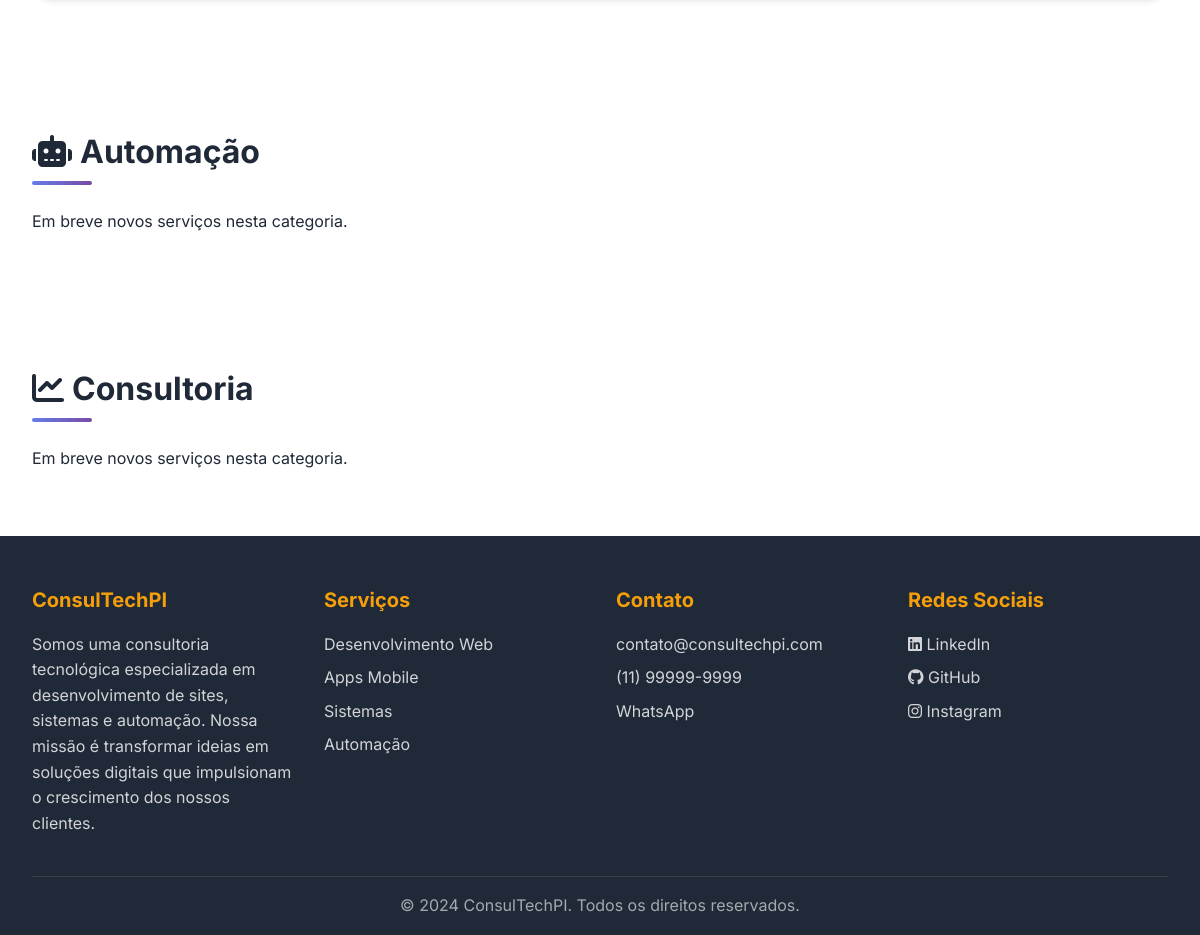
/servicos/ (lower part), run on an earlier commit of the app's database.
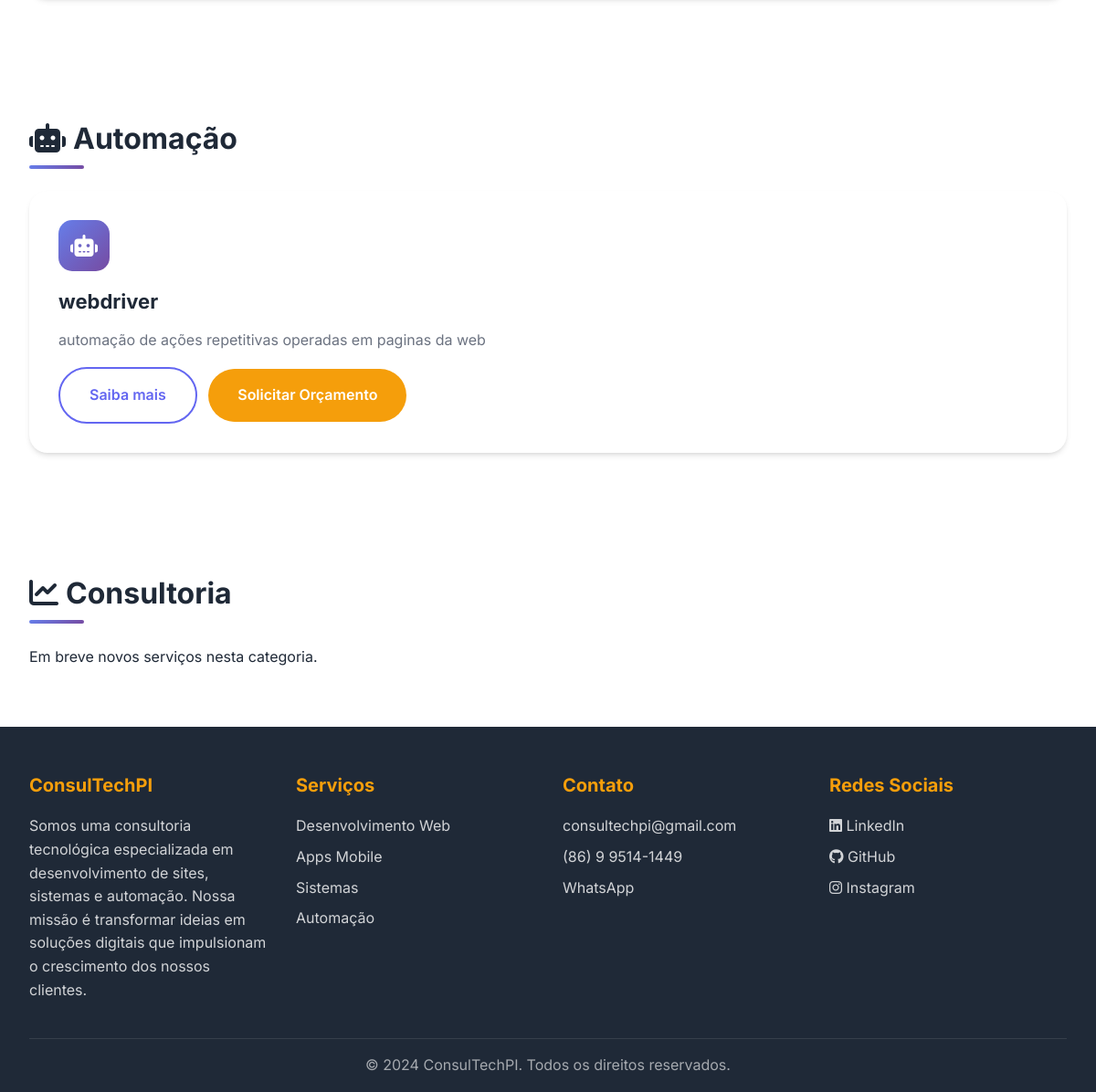
And on a later commit of the database.
### web_site/models.py (models this page shows, shortened)
class CategoriaServico(models.Model):
    nome = models.CharField(max_length=100, unique=True)
    descricao = models.TextField()
    icone = models.CharField(max_length=50, help_text="Classe do ícone (ex: fas fa-code)")
    ordem = models.PositiveIntegerField(default=0)
    ativo = models.BooleanField(default=True)
    data_criacao = models.DateTimeField(auto_now_add=True)
    class Meta:
        ordering = ['ordem', 'nome']
        verbose_name = "Categoria de Serviço"
        verbose_name_plural = "Categorias de Serviços"

class ConfiguracaoSite(models.Model):
    nome_empresa = models.CharField(max_length=200)
    slogan = models.CharField(max_length=300)
    descricao_empresa = models.TextField()
    logo = models.ImageField(upload_to='config/')
    favicon = models.ImageField(upload_to='config/')
    email_contato = models.EmailField()
    telefone = models.CharField(max_length=20)
    whatsapp = models.CharField(max_length=20)
    endereco = models.TextField()
    linkedin = models.URLField(blank=True)
    github = models.URLField(blank=True)
    instagram = models.URLField(blank=True)
    youtube = models.URLField(blank=True)
    meta_description = models.CharField(max_length=300)
    meta_keywords = models.CharField(max_length=500)
    google_analytics = models.TextField(blank=True)
    pixel_facebook = models.TextField(blank=True)
    mostrar_servicos = models.BooleanField(default=True, help_text="Exibir item Serviços no menu")
    mostrar_sobre = models.BooleanField(default=True, help_text="Exibir item Sobre no menu")
    mostrar_portfolio = models.BooleanField(default=True, help_text="Exibir item Portfólio no menu")
    data_atualizacao = models.DateTimeField(auto_now=True)
    class Meta:
        verbose_name = "Configuração do Site"
        verbose_name_plural = "Configurações do Site"

class Servico(models.Model):
    categoria = models.ForeignKey(CategoriaServico, on_delete=models.CASCADE, related_name='servicos')
    nome = models.CharField(max_length=200)
    slug = models.SlugField(max_length=200, unique=True, blank=True)
    descricao_curta = models.CharField(max_length=300)
    descricao_completa = models.TextField()
    caracteristicas = models.JSONField(default=list, help_text="Lista de características do serviço")
    tecnologias = models.JSONField(default=list, help_text="Lista de tecnologias utilizadas")
    tempo_estimado = models.CharField(max_length=100, blank=True)
    preco_inicial = models.DecimalField(max_digits=10, decimal_places=2, null=True, blank=True)
    imagem = models.ImageField(upload_to='servicos/', blank=True, null=True)
    destaque = models.BooleanField(default=False)
    ativo = models.BooleanField(default=True)
    data_criacao = models.DateTimeField(auto_now_add=True)
    data_atualizacao = models.DateTimeField(auto_now=True)
    class Meta:
        ordering = ['categoria__ordem', 'nome']
        verbose_name = "Serviço"
        verbose_name_plural = "Serviços"

### web_site/views.py (the view)
# urls.py: path('servicos/', views.servicos, name='servicos'),
def servicos(request):
    config = ConfiguracaoSite.objects.first()
    categorias = CategoriaServico.objects.filter(ativo=True).prefetch_related('servicos')
    context = {
        'config': config,
        'categorias': categorias,
        'servicos_todos': Servico.objects.filter(ativo=True),
    }
    return render(request, 'web_site/servicos.html', context)

### templates/web_site/servicos.html (shortened to what this page needs)
{% extends 'web_site/base.html' %}
{% block content %}
<div class="container">
    {% for categoria in categorias %}
    <section class="category-section" id="cat-{{ categoria.slug }}">
        <h2 class="category-title"><i class="fas fa-{{ categoria.icone|cut:'fas fa-' }}" style="margin-right:.5rem;"></i>{{ categoria.nome }}</h2>
        <div class="services-grid">
            {% for servico in categoria.servicos.all %}
            <div class="service-card" data-aos="fade-up">
                <div class="service-icon"><i class="fas fa-{{ categoria.icone|cut:'fas fa-' }}"></i></div>
                <h3 class="service-title">{{ servico.nome }}</h3>
                <p class="service-description">{{ servico.descricao_curta }}</p>
                <div class="service-actions">
                    <a href="{% url 'web_site:servico_detalhe' servico.slug %}" class="btn btn-secondary" style="margin-right:.5rem">Saiba mais</a>
                    <a href="{% url 'web_site:orcamento' %}?servico={{ servico.id }}" class="btn btn-primary">Solicitar Orçamento</a>
                </div>
            </div>
            {% empty %}
            <p>Em breve novos serviços nesta categoria.</p>
            {% endfor %}
        </div>
    </section>
    {% endfor %}
</div>
{% endblock %}

### templates/web_site/base.html (shortened to what this page needs)
<!DOCTYPE html>
<html lang="pt-BR">
<head>
    <link rel="stylesheet" href="https://cdnjs.cloudflare.com/ajax/libs/font-awesome/6.4.0/css/all.min.css">
    <link href="https://unpkg.com/aos@2.3.1/dist/aos.css" rel="stylesheet">
</head>
<body>
    <main class="main-content">
        {% block content %}{% endblock %}
    </main>
    <footer class="footer">
        <div class="container">
            <div class="footer-content">
                <div class="footer-section">
                    <h3>{% if config %}{{ config.nome_empresa }}{% else %}ConsulTech Piauí{% endif %}</h3>
                    <p>{% if config %}{{ config.descricao_empresa }}{% else %}Transformando ideias em soluções digitais inovadoras. Especialistas em tecnologia no Piauí.{% endif %}</p>
                </div>
                <div class="footer-section">
                    <h3>Serviços</h3>
                    <a href="{% url 'web_site:servicos' %}">Desenvolvimento Web</a>
                    <a href="{% url 'web_site:servicos' %}">Apps Mobile</a>
                    <a href="{% url 'web_site:servicos' %}">Sistemas</a>
                    <a href="{% url 'web_site:servicos' %}">Automação</a>
                </div>
                <div class="footer-section">
                    <h3>Contato</h3>
                    {% if config %}
                    <a href="mailto:{{ config.email_contato }}">{{ config.email_contato }}</a>
                    <a href="tel:{{ config.telefone }}">{{ config.telefone }}</a>
                    <a href="https://wa.me/{{ config.whatsapp|cut:'('|cut:')'|cut:'-'|cut:' ' }}">WhatsApp</a>
                    {% else %}
                    <a href="mailto:contato@consultechpiaui.com">contato@consultechpiaui.com</a>
                    <a href="tel:+5586999999999">(86) 99999-9999</a>
                    <a href="https://wa.me/5586999999999">WhatsApp</a>
                    {% endif %}
                </div>
                <div class="footer-section">
                    <h3>Redes Sociais</h3>
                    {% if config and config.linkedin %}
                    <a href="{{ config.linkedin }}"><i class="fab fa-linkedin"></i> LinkedIn</a>
                    {% endif %}
                    {% if config and config.github %}
                    <a href="{{ config.github }}"><i class="fab fa-github"></i> GitHub</a>
                    {% endif %}
                    {% if config and config.instagram %}
                    <a href="{{ config.instagram }}"><i class="fab fa-instagram"></i> Instagram</a>
                    {% endif %}
                </div>
            </div>
            <div class="footer-bottom">
                <p>&copy; 2024 {% if config %}{{ config.nome_empresa }}{% else %}ConsulTech Piauí{% endif %}. Todos os direitos reservados.</p>
            </div>
        </div>
    </footer>
</body>
</html>

What changed in the data, as far as the page shows it:
shown differently, row unchanged: CategoriaServico "Automação": no longer shows "Em breve novos serviços nesta categoria."
added Servico: nome "webdriver", descricao_curta "automação de ações repetitivas operadas em paginas da web", shown under CategoriaServico "Automação"
changed ConfiguracaoSite "ConsulTechPI": email_contato "contato@consultechpi.com" → "consultechpi@gmail.com"; telefone "(11) 99999-9999" → "(86) 9 9514-1449"
